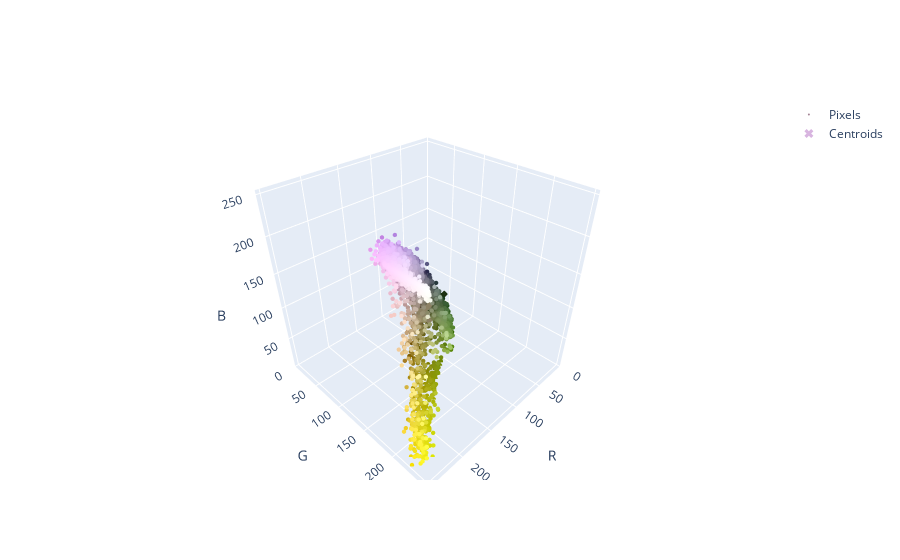

Notebook code for this chart:
### Code cell
import plotly.graph_objects as go

# sample 10k pixels to appear in the visual
image_array_flat_sample = image_array_flat[np.random.choice(image_array_flat.shape[0], 10_000)]

# plot pixels
fig = go.Figure(data=[go.Scatter3d(
    x=image_array_flat_sample[:, 0],
    y=image_array_flat_sample[:, 1],
    z=image_array_flat_sample[:, 2],
    mode='markers',
    marker=dict(
        size=1.5,
        color=[f'rgb({pixel[0]}, {pixel[1]}, {pixel[2]})' for pixel in image_array_flat_sample],
        opacity=1.0,
        line=dict(width=0)
    ),
    hovertemplate = '<b>R</b>: %{x}<br><b>G</b>: %{y}<br><b>B</b>: %{z}<extra></extra>',
    showlegend=True,
    name='Pixels'
)])

# plot centroids
fig.add_trace(go.Scatter3d(
    x=centroids[:, 0],
    y=centroids[:, 1],
    z=centroids[:, 2],
    mode='markers',
    marker=dict(
        size=8,
        color=[f'rgb({centroid[0]}, {centroid[1]}, {centroid[2]})' for centroid in centroids],
        opacity=1.0,
        symbol='x',
        line=dict(width=0)
    ),
    hovertemplate = '<b>R</b>: %{x}<br><b>G</b>: %{y}<br><b>B</b>: %{z}<extra></extra>',
    showlegend=True,
    name='Centroids'
))

fig.update_layout(
    uirevision='constant',
    scene=dict(
        xaxis=dict(title='R', showspikes=False, range=[0, 255]),
        yaxis=dict(title='G', showspikes=False, range=[0, 255]),
        zaxis=dict(title='B', showspikes=False, range=[0, 255])
    )
)
fig.update_layout(scene_aspectmode='manual', scene_aspectratio=dict(x=1, y=1, z=1))

fig.show()

with open('centroids_in_color_space.json', 'w') as outfile:
    outfile.write(fig.to_json())

### Figure 1 — Plotly figure (JSON) as saved in the notebook; plotly's stock layout.template omitted (floating-point values rounded to 4 significant figures; data arrays with more than 128 entries replaced by an {"elided": "..."} marker saying what was removed)
{"data": [{"hovertemplate": "<b>R</b>: %{x}<br><b>G</b>: %{y}<br><b>B</b>: %{z}<extra></extra>", "marker": {"color": {"elided": "10000 str values"}, "line": {"width": 0}, "opacity": 1, "size": 1.5}, "mode": "markers", "name": "Pixels", "showlegend": true, "type": "scatter3d", "x": {"elided": "10000 int values"}, "y": {"elided": "10000 int values"}, "z": {"elided": "10000 int values"}}, {"hovertemplate": "<b>R</b>: %{x}<br><b>G</b>: %{y}<br><b>B</b>: %{z}<extra></extra>", "marker": {"color": ["rgb(216, 181, 224)", "rgb(29, 49, 17)", "rgb(140, 129, 100)"], "line": {"width": 0}, "opacity": 1, "size": 8, "symbol": "x"}, "mode": "markers", "name": "Centroids", "showlegend": true, "type": "scatter3d", "x": [216, 29, 140], "y": [181, 49, 129], "z": [224, 17, 100]}], "layout": {"scene": {"aspectmode": "manual", "aspectratio": {"x": 1, "y": 1, "z": 1}, "xaxis": {"range": [0, 255], "showspikes": false, "title": {"text": "R"}}, "yaxis": {"range": [0, 255], "showspikes": false, "title": {"text": "G"}}, "zaxis": {"range": [0, 255], "showspikes": false, "title": {"text": "B"}}}, "uirevision": "constant"}}
